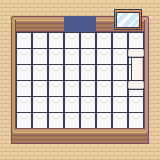

Rendered tile map (Tiled .tmx) drawn with the repository's tilesets; below, a short description and the full map source, tile grids included:
An orthogonal 10x10 tile map with 16x16 px tiles, 3 tile layers (Tile Layer 1, Tile Layer 2, Tile Layer 3), 4 tilesets and 10 objects.

<map version="1.10" tiledversion="1.12.0" orientation="orthogonal" renderorder="right-down" width="10" height="10" tilewidth="16" tileheight="16" infinite="0" nextlayerid="6" nextobjectid="14">
 <tileset firstgid="1" source="house_walls.tsx" />
 <tileset firstgid="36" source="indoors_floor1.tsx" />
 <tileset firstgid="427" source="Colours.tsx" />
 <tileset firstgid="749" source="indoors_main.tsx" />
 <layer id="1" name="Tile Layer 1" width="10" height="10">
  <data encoding="csv">
16,16,16,16,16,16,16,16,16,16,
16,9,9,9,554,554,9,9,9,16,
16,69,69,69,69,69,69,69,69,16,
16,69,69,69,69,69,69,69,69,16,
16,69,69,69,69,69,69,69,69,16,
16,69,69,69,69,69,69,69,69,16,
16,69,69,69,69,69,69,69,69,16,
16,69,69,69,69,69,69,69,69,16,
16,23,23,23,23,23,23,23,23,16,
16,16,16,16,16,16,16,16,16,16
</data>
 </layer>
 <layer id="2" name="Tile Layer 2" width="10" height="10">
  <data encoding="csv">
0,0,0,0,0,0,0,1204,1205,0,
8,0,0,0,0,0,0,1220,1221,10,
15,0,0,0,0,0,0,0,0,17,
15,0,0,0,0,0,0,0,864,17,
15,0,0,0,0,0,0,0,864,17,
15,0,0,0,0,0,0,0,0,17,
15,0,0,0,0,0,0,0,0,17,
15,0,0,0,0,0,0,0,0,17,
22,0,0,0,0,0,0,0,0,24,
0,0,0,0,0,0,0,0,0,0
</data>
 </layer>
 <layer id="3" name="Tile Layer 3" width="10" height="10">
  <data encoding="csv">
0,0,0,0,0,0,0,0,0,0,
0,0,0,0,0,0,0,0,0,0,
0,0,0,0,0,0,0,0,0,0,
0,0,0,0,0,0,0,0,867,0,
0,0,0,0,0,0,0,0,0,0,
0,0,0,0,0,0,0,0,867,0,
0,0,0,0,0,0,0,0,0,0,
0,0,0,0,0,0,0,0,0,0,
0,0,0,0,0,0,0,0,0,0,
0,0,0,0,0,0,0,0,0,0
</data>
 </layer>
 <objectgroup id="5" name="Portals">
  <object id="13" x="62.3333" y="21.6667" width="34.6667" height="10">
   <properties>
    <property name="spawnX" type="float" value="589" />
    <property name="spawnY" type="float" value="281" />
    <property name="targetMap" value="house.tmx" />
   </properties>
  </object>
 </objectgroup>
 <objectgroup id="4" name="Collisions">
  <object id="1" x="-8" y="-8" width="24" height="171.667" />
  <object id="3" x="-1.66667" y="126.667" width="164.667" height="51.6667" />
  <object id="5" x="144.667" y="-5.66667" width="33.6667" height="156" />
  <object id="7" x="-30" y="-20.3333" width="222.333" height="44" />
  <object id="8" x="97" y="15.3333" width="59" height="16.6667" />
  <object id="9" x="-23.6667" y="8.33333" width="87.3333" height="24" />
  <object id="10" x="128.333" y="46.6667" width="18.3333" height="10.3333" />
  <object id="11" x="131.667" y="56" width="16.3333" height="24" />
  <object id="12" x="127.667" y="79.3333" width="23.3333" height="10.3333" />
 </objectgroup>
</map>
